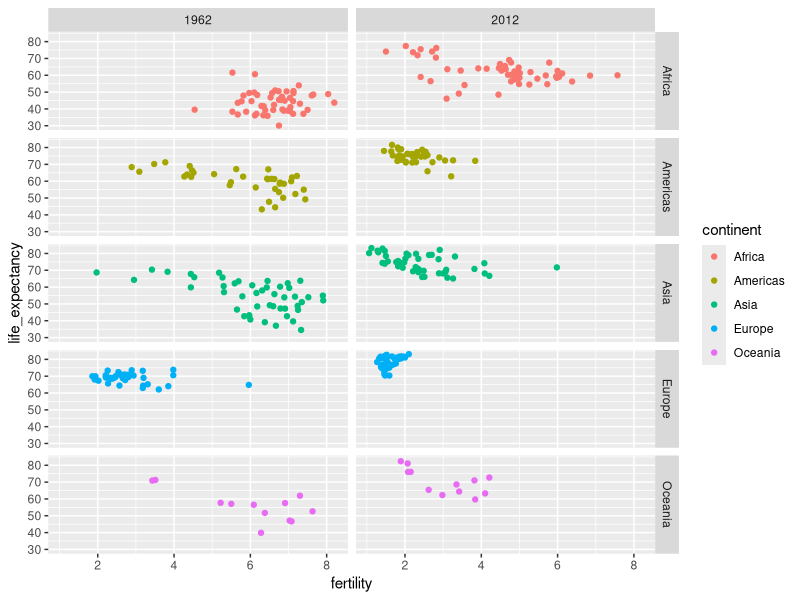
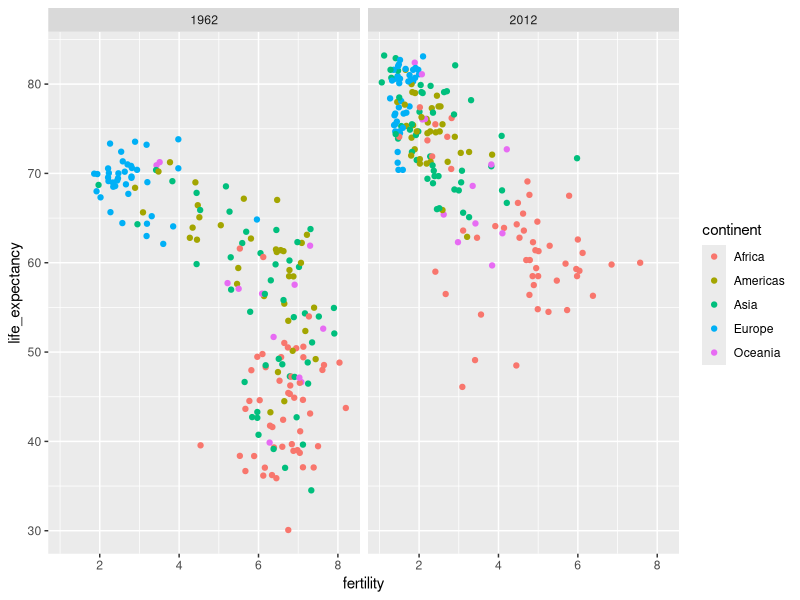
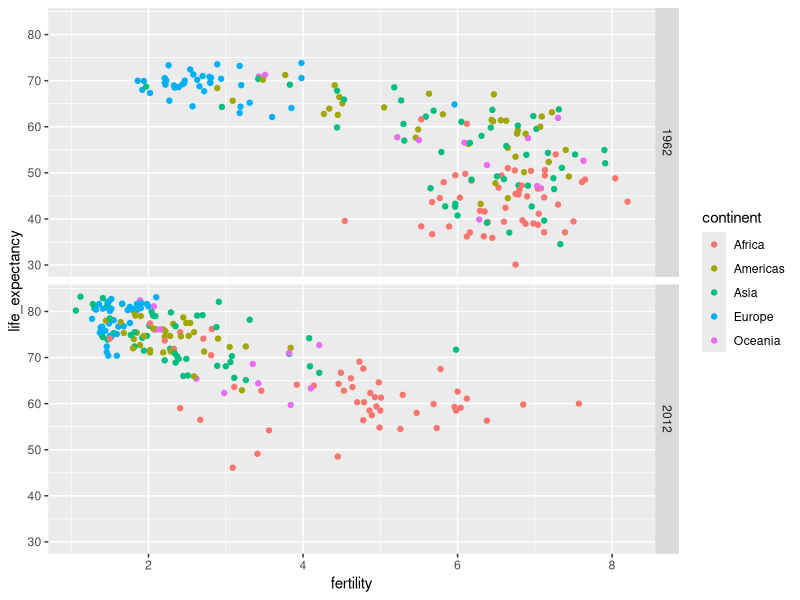
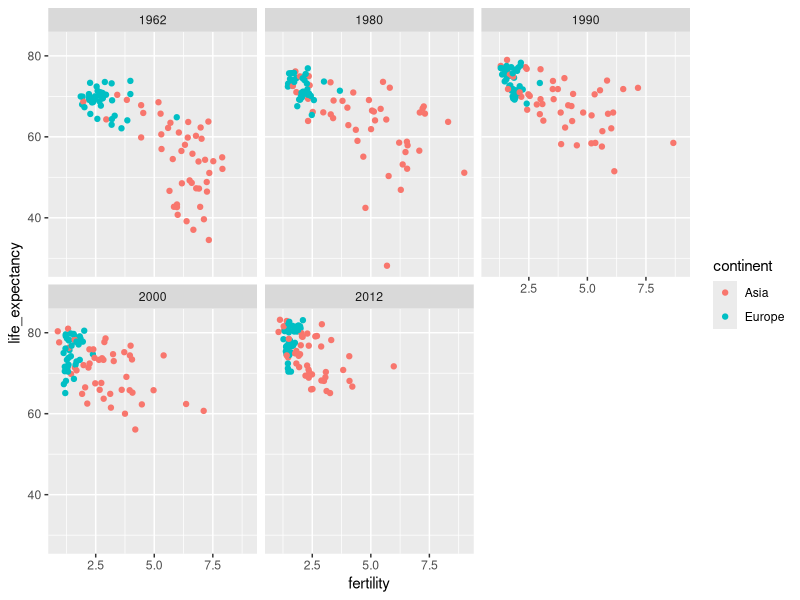

Reproduce these figures in R, in order.
## ---- chunk 1
library(dslabs)
library(dplyr)
library(tidyverse)
data(gapminder)
filter(gapminder, year %in% c(1962 , 2012)) %>%
  ggplot(aes(x = fertility, y= life_expectancy, col = continent))+
  geom_point() +
  facet_grid(continent~year)


## ---- chunk 2
library(dslabs)
library(tidyverse)
data("gapminder")
filter(gapminder , year %in% c(1962, 2012)) %>%
  ggplot(aes(x = fertility, y = life_expectancy , col = continent)) +
  geom_point () +
  facet_grid(.~year)

filter(gapminder , year %in% c(1962 , 2012)) %>%
  ggplot(aes(x = fertility , y = life_expectancy, col = continent)) +
  geom_point() +
  facet_grid(year~.)
## ---- chunk 3
years <- c(1962 , 1980 , 1990 , 2000 , 2012)
continents <- c("Europe" , "Asia")
gapminder %>%
  filter(year %in% years & continent %in% continents) %>%
  ggplot(aes(fertility, life_expectancy, col = continent)) +
  geom_point() +
  facet_wrap(~year)
